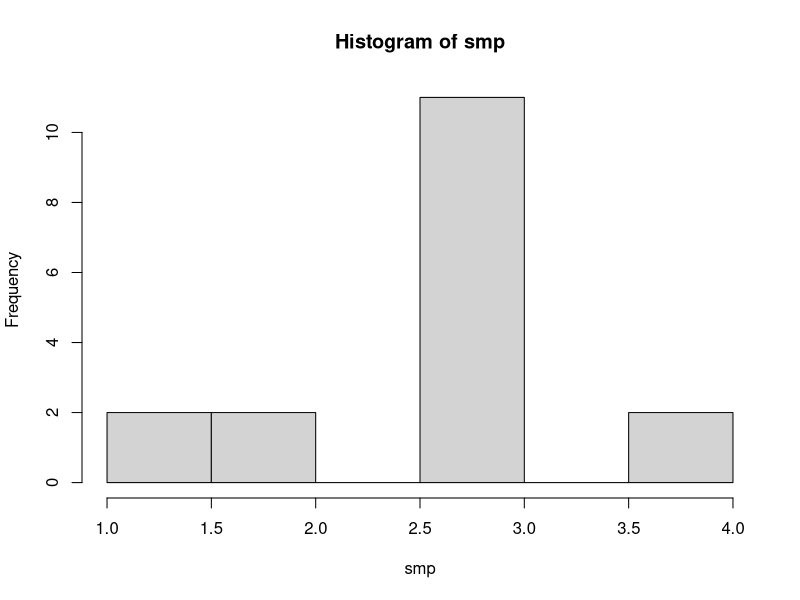

This figure's R source:
rm(list=ls())
smp <- c(1,3,3,3,3,3,3,3,1,3,2,3,4,3,3,4,2)

mean(smp)

t.test(smp, mu=3, alternative="greater")

hist(smp)

str(chickwts)
w <- chickwts$weight

mean(w)

t.test(w, mu=270, alternative="two.sided")
